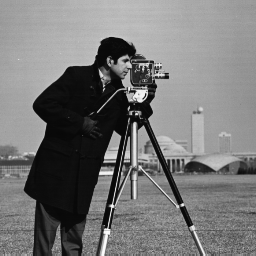
%> input picture img_processing/matlab/testimages/cameraman.png, 256 x 256 px
$ octave --eval "result = logarithm;"   (GNU Octave 9; MATLAB toolbox functions it lacks are replaced by stand-ins)
%> lines starting %> are read from the running program, lines starting %| are printed output that depends on the picture
function I2 = logarithm()
    I = imread('testimages/cameraman.png');
%> I is the input picture: size 256x256 uint8; min 7, max 253, mean 118.7
    I = im2double(I);
%> I: size 256x256 double

    f = 1/log(1+(max(I(:))-min(I(:))));
%> f = 1.48
    f = 1
    I2 = f * log(1+I);
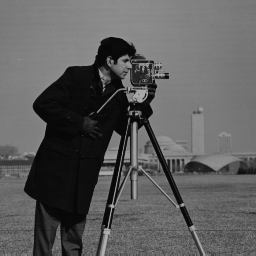
%> I2: size 256x256 double; min 0.0271, max 0.689, mean 0.367
%> `result = logarithm;`:
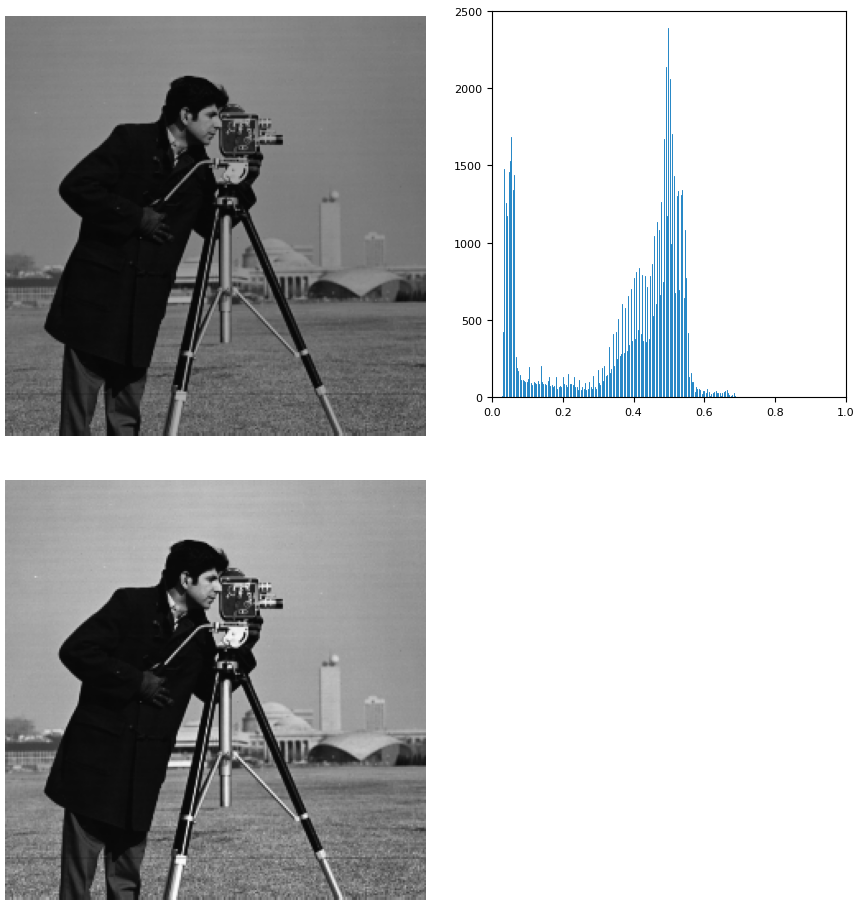
%> figure redrawn from the program's plot data, 3 panels
    subplot(2,2,1), imshow(I2);
    subplot(2,2,2), imhist(I2);
    subplot(2,2,3), imshow(I);
    subplot(2,2,4), eps(hist(I(:),linspace(0,1)));
end
